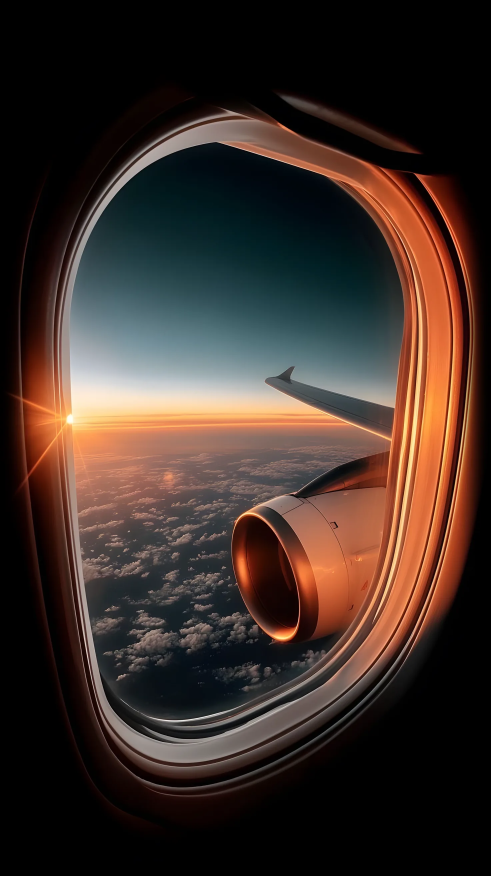
#> input picture vorlagen/luxus-scroll/assets/img/fenster-foto-1472.webp, 1472 x 2626 px (shown at 1/3 size)
$ python -i bilder.py   (imports and definitions only)
#> lines starting #> are read from the running program, lines starting #| are printed output that depends on the picture
#!/usr/bin/env python3
"""Bilder für Websites prüfen und in allen Größen erzeugen (Skill website-bilder).

Braucht Pillow (mit AVIF und WebP) und numpy. Immer mit python3 -I aufrufen.

Befehle:
  pruefen <bild|ordner> [--slot hero|breit|halb|karte|portrait|logo]
      Kundenfotos vor dem Einbau prüfen: Pixel, Schärfe, Farbprofil, GPS-Daten, Drehung, ob sie für den Platz reichen.
  machen <bild> --slot <slot> --name <name> --ziel <ordner> [--format 16:9] [--fokus 0.5,0.4]
         [--alt "Text"] [--sizes "..."] [--max 2880] [--qualitaet normal|hoch]
      Erzeugt AVIF und WebP in allen nötigen Breiten (nie größer als das Original), sRGB, ohne Metadaten,
      leicht nachgeschärft, und druckt den fertigen <picture>-Baustein mit sizes, width/height und Ladeverhalten.
  seite <index.html>
      Liest das HTML ohne Browser: fehlende width/height, srcset, sizes, alt, lazy am ersten Bild, schwere Dateien.
      Die Messung im Browser (was wirklich geladen wird, Unschärfe, Überdimensionierung) macht messen.mjs.

Plätze (Slots) und ihre größte Anzeigebreite in CSS-Pixeln bei 1440 Breite:
  hero     volle Breite (100vw)         Breiten 640 … 2880
  breit    Inhaltsbreite (bis ~1200px)   Breiten 640 … 2400
  halb     halbe Spalte (bis ~720px)     Breiten 400 … 1440
  karte    Drittel/Viertel (bis ~460px)  Breiten 320 … 960
  portrait Team, Kopf (bis ~400px)       Breiten 300 … 800
  logo     lieber SVG; Raster in 1x/2x der Anzeigehöhe
Ziel ist höchstens 2-fache Pixeldichte: mehr sieht man nicht, es kostet nur Daten (Twitter-Messung 2019).
"""
import json
import math
import os
import re
import sys
from html.parser import HTMLParser

SLOTS = {
    'hero':     {'css': 1440, 'widths': [640, 960, 1280, 1600, 1920, 2560, 2880], 'sizes': '100vw'},
    'breit':    {'css': 1200, 'widths': [640, 960, 1280, 1600, 2000, 2400], 'sizes': '(min-width: 1280px) 1200px, calc(100vw - 32px)'},
    'halb':     {'css': 720,  'widths': [400, 640, 960, 1200, 1440], 'sizes': '(min-width: 1280px) 600px, (min-width: 820px) 50vw, calc(100vw - 32px)'},
    'karte':    {'css': 460,  'widths': [320, 480, 640, 960], 'sizes': '(min-width: 1280px) 400px, (min-width: 820px) 33vw, calc(100vw - 32px)'},
    'portrait': {'css': 400,  'widths': [300, 450, 600, 800], 'sizes': '(min-width: 820px) 300px, 50vw'},
    'logo':     {'css': 240,  'widths': [240, 480], 'sizes': '240px'},
}
# Qualität: AVIF und WebP sind nicht vergleichbar skaliert. Werte so gewählt, dass Fotos bei 2x ohne sichtbare Artefakte bleiben.
QUALITY = {'normal': {'avif': 55, 'webp': 80}, 'hoch': {'avif': 68, 'webp': 88}}


# [6 lines left out: function arg, not called in this run]


def load(path):
    from PIL import Image, ImageOps
    im = Image.open(path)
    info = {'format': im.format, 'mode': im.mode, 'size_raw': im.size}
    exif = im.getexif()
    info['orientation'] = exif.get(0x0112, 1) if exif else 1
    gps = exif.get_ifd(0x8825) if exif else {}
    info['gps'] = bool(gps)
    info['icc'] = im.info.get('icc_profile')
    im = ImageOps.exif_transpose(im)
    return im, info


def to_srgb(im, icc):
    """Bild ins sRGB bringen. Fotos aus iPhones sind oft Display P3: ohne Umrechnung wirken sie im Browser blass oder falsch."""
    from PIL import ImageCms
    import io
    has_alpha = im.mode in ('RGBA', 'LA') or (im.mode == 'P' and 'transparency' in im.info)
    im = im.convert('RGBA' if has_alpha else 'RGB')
    if icc:
        try:
            src = ImageCms.ImageCmsProfile(io.BytesIO(icc))
            desc = ImageCms.getProfileDescription(src).strip()
            if 'srgb' not in desc.lower():
                dst = ImageCms.createProfile('sRGB')
                if has_alpha:
                    rgb, a = im.convert('RGB'), im.getchannel('A')
                    rgb = ImageCms.profileToProfile(rgb, src, dst, renderingIntent=0, outputMode='RGB')
                    rgb.putalpha(a)
                    return rgb, desc
                return ImageCms.profileToProfile(im, src, dst, renderingIntent=0, outputMode='RGB'), desc
            return im, desc
        except Exception as e:  # kaputtes Profil: lieber weiter als abbrechen
            return im, f'unlesbar ({e.__class__.__name__})'
    return im, None


def sharpness(im):
    """Schärfe als Varianz des Laplace-Filters auf einer 1000px-Fassung (größer = schärfer)."""
    import numpy as np
    g = im.convert('L')
    g.thumbnail((1000, 1000))
    a = np.asarray(g, dtype=np.float32)
    lap = (-4 * a[1:-1, 1:-1] + a[:-2, 1:-1] + a[2:, 1:-1] + a[1:-1, :-2] + a[1:-1, 2:])
    return float(lap.var())


def exposure(im):
    import numpy as np
    g = np.asarray(im.convert('L').resize((256, 256)), dtype=np.float32) / 255
    return float((g < 0.02).mean()), float((g > 0.98).mean()), float(g.mean())


def check_file(path, slot=None):
    rows = []
    try:
        im, info = load(path)
#> in load, im is the input picture: PIL image 1472x2626 RGB; mean R, G, B 61.4, 46.3, 39.7
#> in load, `gps = exif.get_ifd(0x8825) if exif else {}`: gps = 0 items
#> info = 6 items
    except Exception as e:
        return [('FAIL', f'{path}: nicht lesbar ({e})')]
    w, h = im.size
#> w = 1472; h = 2626
    mp = w * h / 1e6
#> mp = 3.87
    rows.append(('INFO', f'{os.path.basename(path)}: {w} x {h} px ({mp:.1f} MP), {info["format"]}, {os.path.getsize(path) // 1024} KB'))
    if info['gps']:
        rows.append(('WARN', 'GPS-Daten im Bild: beim Verkleinern werden sie entfernt (machen), Original nie direkt hochladen'))
    if info['orientation'] not in (1, None):
        rows.append(('INFO', f'EXIF-Drehung {info["orientation"]}: wird beim Verarbeiten angewandt'))
    _, desc = to_srgb(im, info['icc'])
#> in to_srgb, `has_alpha = im.mode in ('RGBA', 'LA') or (im.mode == 'P' and 'transpar..`: has_alpha = False
    if desc and 'srgb' not in desc.lower():
        rows.append(('INFO', f'Farbprofil "{desc}": wird nach sRGB umgerechnet'))
    s = sharpness(im)
#> in sharpness, `g = im.convert('L')`:
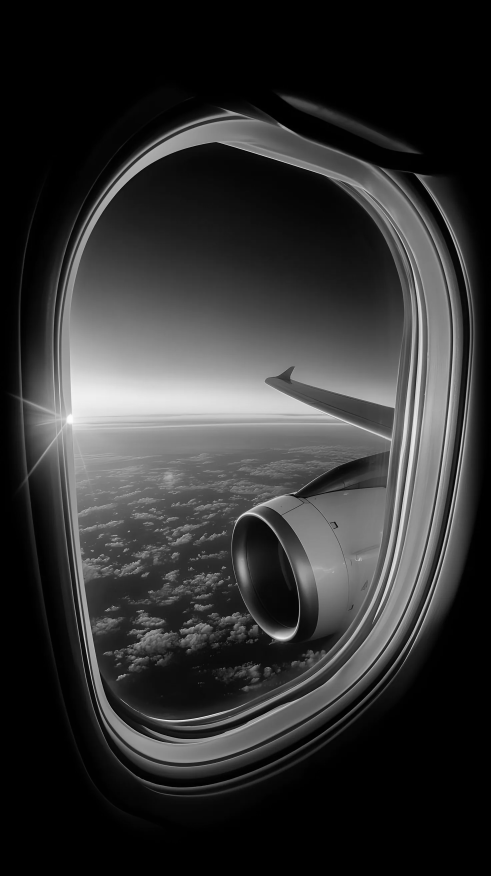
#> g: PIL image 1472x2626 L (shown at 1/3 size); min 0, max 255, mean 50
#> in sharpness, `g.thumbnail((1000, 1000))`:
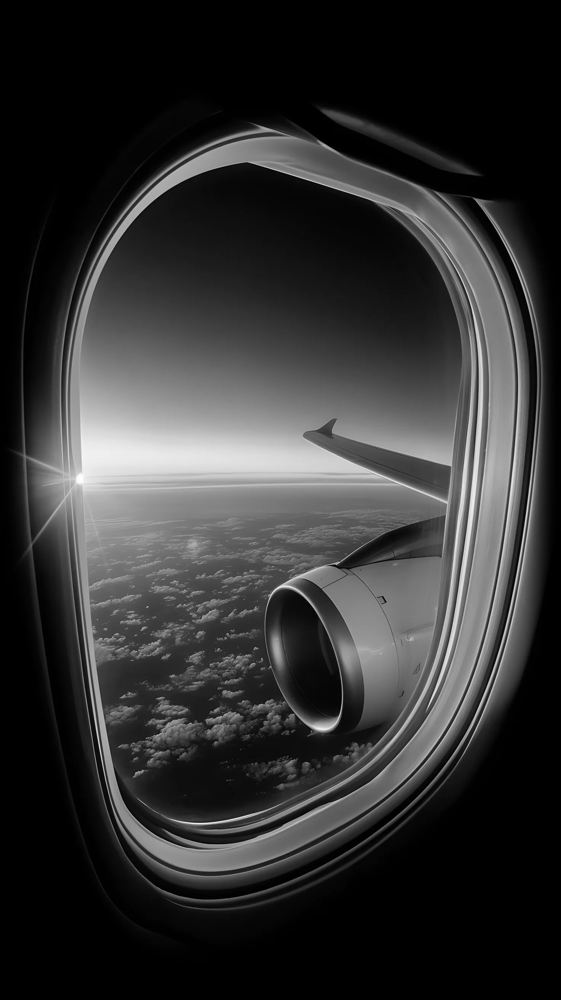
#> g: PIL image 561x1000 L; min 0, max 253, mean 50
#> in sharpness, `lap = (-4 * a[1:-1, 1:-1] + a[:-2, 1:-1] + a[2:, 1:-1] + a[1:-1, :-2] ..`:
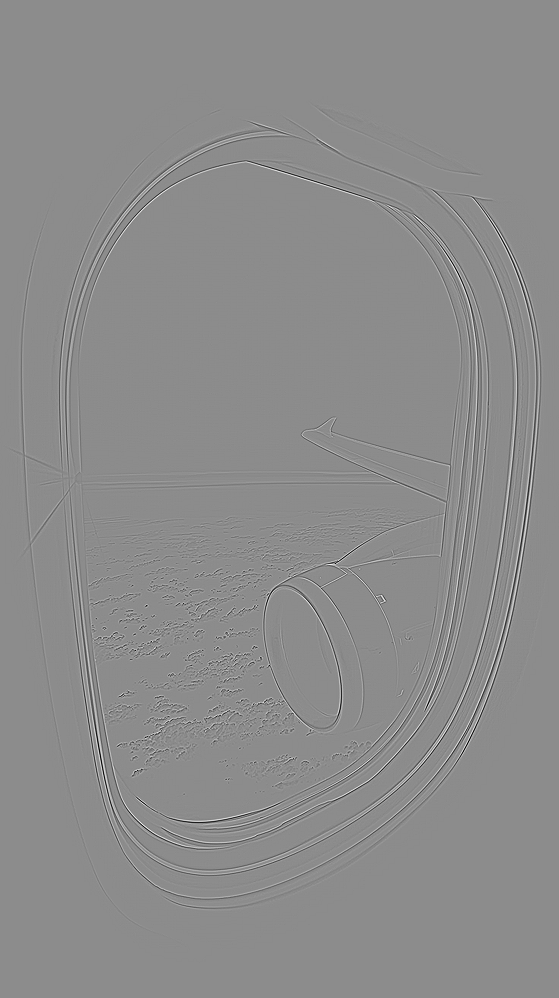
#> lap: shape (998, 559) float32; min -296, max 243, mean 0; drawn with min black and max white
#> s = 520.2
    lvl = 'WARN' if s < 60 else 'OK'
#> lvl = 'OK'
    rows.append((lvl, f'Schärfe {s:.0f}' + (' – weich oder verwackelt: nicht für große Plätze, besser ein anderes Foto' if s < 60 else '')))
    dark, bright, mean = exposure(im)
#> in exposure, `g = np.asarray(im.convert('L').resize((256, 256)), dtype=np.float32) /..`:
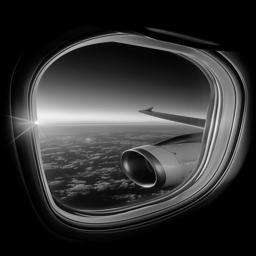
#> g: shape (256, 256) float32; min 0, max 1, mean 0.196
#> dark = 0.383; bright = 4.58e-05; mean = 0.196
    if dark > 0.25:
        rows.append(('WARN', f'{dark * 100:.0f} % fast schwarz: zu dunkel oder bewusst dunkles Motiv? prüfen'))
    if bright > 0.20:
        rows.append(('WARN', f'{bright * 100:.0f} % ausgefressen weiß: Lichter fehlen'))
    slots = [slot] if slot else ['hero', 'breit', 'halb', 'karte']
    fits = []
    for sl in slots:
        need2 = SLOTS[sl]['css'] * 2
        need1 = SLOTS[sl]['css'] * 1.25
        if w >= need2:
            fits.append(f'{sl} (scharf bis 2x)')
        elif w >= need1:
            fits.append(f'{sl} (scharf bis {w / SLOTS[sl]["css"]:.1f}x)')
        elif slot:
            rows.append(('FAIL', f'zu klein für {sl}: braucht mindestens {int(need1)} px Breite, besser {need2} px'))
#> after the loop, fits = ['halb (scharf bis 2x)', 'karte (scharf bis 2x)']; rows = 3 items
    if fits:
        rows.append(('OK', 'reicht für: ' + ', '.join(fits)))
    if slot == 'hero' and w < 1920:
        rows.append(('WARN', 'Hero unter 1920 px: auf großen Bildschirmen weich. Hochskalieren nur als Notlösung (references/hochskalieren.md)'))
    return rows


# [134 lines left out: functions cmd_pruefen, crop_to, resize_sharp, avg_color, cmd_machen, not called in this run]


class ImgParser(HTMLParser):
    def __init__(self):
        super().__init__()
        self.imgs, self.sources, self.in_picture, self.preloads = [], [], 0, []

    # [13 lines left out: function handle_starttag, not called in this run]

    def handle_endtag(self, tag):
        if tag == 'picture':
            self.in_picture = max(0, self.in_picture - 1)


# [53 lines left out: functions cmd_seite, main, not called in this run]


# [2 lines not run here, left out]

>>> result = check_file('../../../../vorlagen/luxus-scroll/assets/img/fenster-foto-1472.webp')
#> result = 4 items
